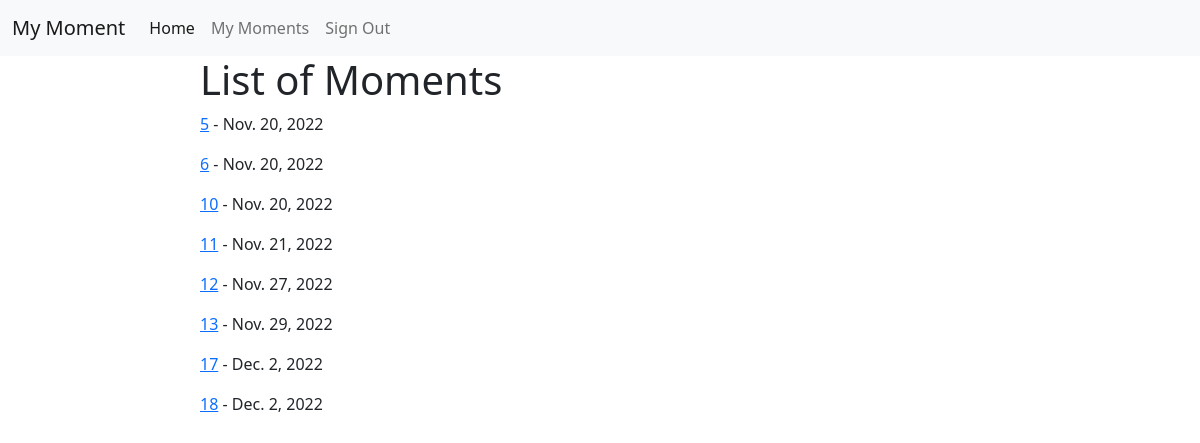
/MyMoments/ (signed in), run on the app's committed database.
### MyMoments/models.py (models this page shows)
class Blog(models.Model):
    date    = models.DateField()
    moment  = models.TextField()
    def get_absolute_url_detail(self):
        return reverse('MyMoments-detail', kwargs={'id': self.id})

### MyMoments/views.py (the view)
# urls.py: path('MyMoments/', views.mymoments_list_view, name='MyMoments-list'),
def mymoments_list_view(request):
    queryset = Blog.objects.all()
    context = {
        'object_list': queryset
    }
    return render(request, 'mymoments_list.html', context)

### MyMoments/templates/mymoments_list.html
{% extends 'base.html' %}
{% block content %}
<h1>List of Moments</h1>
{% for instance in object_list %}
  <p><a href="{{ instance.get_absolute_url_detail }}">{{ instance.id }}</a> - {{ instance.date }}</p>
{% endfor %}
{% endblock %}

### MyMoments/templates/base.html (shortened to what this page needs)
<!DOCTYPE html>
<html lang="en">
<head>
    <link href="https://cdn.jsdelivr.net/npm/bootstrap@5.2.3/dist/css/bootstrap.min.css" rel="stylesheet"
>
</head>
<body>
<nav class="navbar navbar-expand-lg bg-light">
    <div class="container-fluid">
        <a class="navbar-brand">My Moment</a>
        <div class="collapse navbar-collapse" id="navbarSupportedContent">
            <ul class="navbar-nav me-auto mb-2 mb-lg-0">
                <li class="nav-item">
                    <a class="nav-link active" aria-current="page" href="/">Home</a>
                </li>
                <li class="nav-item">
                    <a class="nav-link" href="/MyMoments">My Moments</a>
                </li>
                <li class="nav-item">
                    <a class="nav-link" href="/logout">Sign Out</a>
                </li>
            </ul>
        </div>
    </div>
</nav>
<div id="content" , name="content" , class="main">
    <div class="d-flex justify-content-center">
        <div class="col-8">
            {% if user.is_authenticated %}
                {% block content %}
                {% endblock %}
            {% else %}
            <p><a href="/login">Login Back In</a></p>
            {% endif %}
        </div>
    </div>
</div>
</body>
</html>

### data on the page
Blog: id "5", date "Nov. 20, 2022"
Blog: id "6", date "Nov. 20, 2022"
Blog: id "10", date "Nov. 20, 2022"
Blog: id "11", date "Nov. 21, 2022"
Blog: id "12", date "Nov. 27, 2022"
Blog: id "13", date "Nov. 29, 2022"
Blog: id "17", date "Dec. 2, 2022"
Blog: id "18", date "Dec. 2, 2022"
